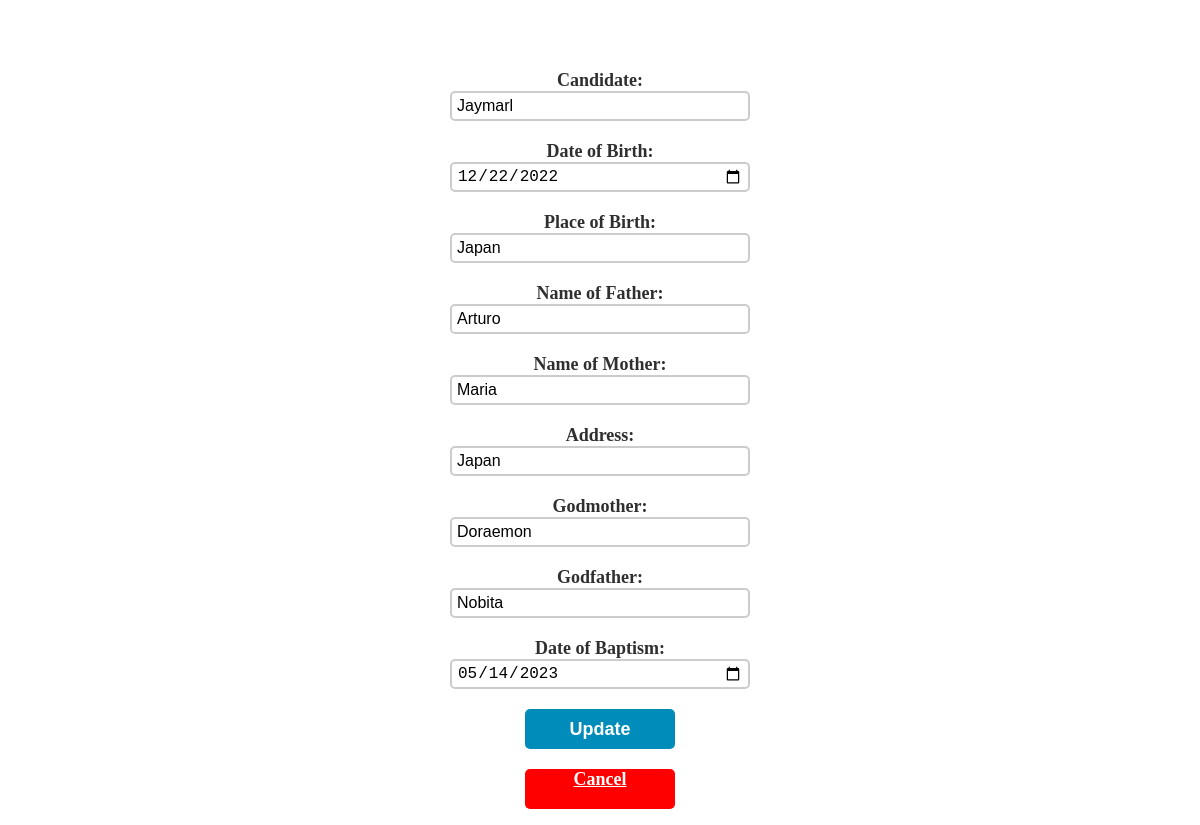
Screenshot of /editbaptism.php?id=1 with the database file from the repository.
### tables this page shows
CREATE TABLE `tbl_baptism` (
  `id` int(11) NOT NULL,
  `Candidate` varchar(255) NOT NULL,
  `Birth` date NOT NULL,
  `Place` varchar(255) NOT NULL,
  `Father` varchar(255) NOT NULL,
  `Mother` varchar(255) NOT NULL,
  `Address` varchar(255) NOT NULL,
  `Godmother` varchar(255) NOT NULL,
  `Godfather` varchar(255) NOT NULL,
  `Baptism` date NOT NULL,
  `Verification` tinyint(1) NOT NULL,
  `Verification1` tinyint(1) NOT NULL,
  `Verification2` tinyint(1) NOT NULL,
  `Verification3` tinyint(1) NOT NULL
);

### editbaptism.php (the view, shortened to what this page needs)
<?php
if (isset($_GET['id'])) {
    $id = $_GET['id'];
    $conn = new mysqli('localhost', 'root', '', 'db_church');
    $stmt = $conn->prepare("SELECT * FROM tbl_baptism WHERE id = ?");
    $stmt->bind_param("i", $id);
    $stmt->execute();
    $result = $stmt->get_result();
    $row = $result->fetch_assoc();
}
?>
<html>
<head>
<link rel="stylesheet" href="edit_record1.css">
</head>
<body>
		<?php
			if (isset($_GET['id'])) {
				$id = $_GET['id'];
				$conn = new mysqli('localhost', 'root', '', 'db_church');
				$stmt = $conn->prepare("SELECT * FROM tbl_baptism WHERE id = ?");
				$stmt->bind_param("i", $id);
				$stmt->execute();
				$result = $stmt->get_result();
				$row = $result->fetch_assoc();
			}
		?>
		<form method="post">
            <label for="Candidate">Candidate:</label>
            <input type="text" id="Candidate" name="Candidate" value="<?php echo $row['Candidate']; ?>">
            <label for="Birth">Date of Birth:</label>
            <input type="date" id="Birth" name="Birth" value="<?php echo $row['Birth']; ?>">
            <label for="Place">Place of Birth:</label>
            <input type="text" id="Place" name="Place" value="<?php echo $row['Place']; ?>">
            <label for="Father">Name of Father:</label>
            <input type="text" id="Father" name="Father" value="<?php echo $row['Father']; ?>">
            <label for="Mother">Name of Mother:</label>
            <input type="text" id="Mother" name="Mother" value="<?php echo $row['Mother']; ?>">
            <label for="Address">Address:</label>
            <input type="text" id="Address" name="Address" value="<?php echo $row['Address']; ?>">
            <label for="Godmother">Godmother:</label>
            <input type="text" id="Godmother" name="Godmother" value="<?php echo $row['Godmother']; ?>">
            <label for="Godfather">Godfather:</label>
            <input type="text" id="Godfather" name="Godfather" value="<?php echo $row['Godfather']; ?>">
            <label for="Baptism">Date of Baptism:</label>
			<input type="date" id="Baptism" name="Baptism" value="<?php echo $row['Baptism']; ?>">
			<button type="submit" class="btn" name="update">Update</button>
            <a href="adminbaptism.php">Cancel</a>
		</form>
</body>
</html>

### edit_record1.css (style rules this page uses)
form { display: flex; flex-direction: column; align-items: center; margin-top: 50px; }
label { margin-top: 20px; font-size: 18px; font-weight: bold; color: #2f2f2f; }
input[type="text"], input[type="date"] { width: 300px; height: 30px; border: 2px solid #ccc; border-radius: 5px; font-size: 16px; padding: 5px; }
button[type="submit"], a { margin-top: 20px; width: 150px; height: 40px; border: none; border-radius: 5px; font-size: 18px; font-weight: bold; color: #fff; cursor: pointer; transition: all 0.3s ease; }
button[type="submit"] { background-color: #008CBA; }
a { background-color: red; text-align: center; }

### rows the page displays
tbl_baptism: Candidate "Jaymarl", Birth "12/22/2022", Place "Japan", Father "Arturo", Mother "Maria", Address "Japan", Godmother "Doraemon", Godfather "Nobita", Baptism "05/14/2023"
